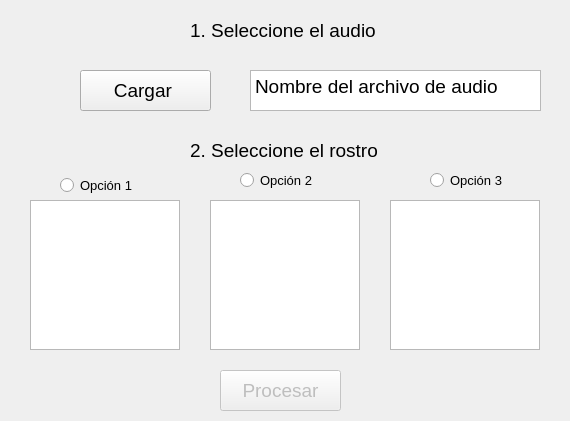
<?xml version="1.0" encoding="UTF-8"?>
<ui version="4.0">
 <class>Dialogo</class>
 <widget class="QDialog" name="Dialogo">
  <property name="enabled">
   <bool>true</bool>
  </property>
  <property name="geometry">
   <rect>
    <x>0</x>
    <y>0</y>
    <width>570</width>
    <height>421</height>
   </rect>
  </property>
  <property name="windowTitle">
   <string>Audigest</string>
  </property>
  <widget class="QPushButton" name="btn_procesar">
   <property name="enabled">
    <bool>false</bool>
   </property>
   <property name="geometry">
    <rect>
     <x>220</x>
     <y>370</y>
     <width>121</width>
     <height>41</height>
    </rect>
   </property>
   <property name="font">
    <font>
     <pointsize>14</pointsize>
    </font>
   </property>
   <property name="text">
    <string>Procesar</string>
   </property>
  </widget>
  <widget class="QTextBrowser" name="caja_texto1">
   <property name="geometry">
    <rect>
     <x>250</x>
     <y>70</y>
     <width>291</width>
     <height>41</height>
    </rect>
   </property>
   <property name="font">
    <font>
     <pointsize>12</pointsize>
    </font>
   </property>
   <property name="html">
    <string>&lt;!DOCTYPE HTML PUBLIC &quot;-//W3C//DTD HTML 4.0//EN&quot; &quot;http://www.w3.org/TR/REC-html40/strict.dtd&quot;&gt;
&lt;html&gt;&lt;head&gt;&lt;meta name=&quot;qrichtext&quot; content=&quot;1&quot; /&gt;&lt;style type=&quot;text/css&quot;&gt;
p, li { white-space: pre-wrap; }
&lt;/style&gt;&lt;/head&gt;&lt;body style=&quot; font-family:'MS Shell Dlg 2'; font-size:12pt; font-weight:400; font-style:normal;&quot;&gt;
&lt;p style=&quot; margin-top:0px; margin-bottom:0px; margin-left:0px; margin-right:0px; -qt-block-indent:0; text-indent:0px;&quot;&gt;&lt;span style=&quot; font-size:14pt;&quot;&gt;Nombre del archivo de audio&lt;/span&gt;&lt;/p&gt;&lt;/body&gt;&lt;/html&gt;</string>
   </property>
  </widget>
  <widget class="QLabel" name="lbl_texto1">
   <property name="geometry">
    <rect>
     <x>190</x>
     <y>0</y>
     <width>211</width>
     <height>61</height>
    </rect>
   </property>
   <property name="sizePolicy">
    <sizepolicy hsizetype="Preferred" vsizetype="Preferred">
     <horstretch>0</horstretch>
     <verstretch>0</verstretch>
    </sizepolicy>
   </property>
   <property name="minimumSize">
    <size>
     <width>0</width>
     <height>0</height>
    </size>
   </property>
   <property name="font">
    <font>
     <pointsize>14</pointsize>
    </font>
   </property>
   <property name="text">
    <string>1. Seleccione el audio</string>
   </property>
  </widget>
  <widget class="QLabel" name="lbl_texto2">
   <property name="geometry">
    <rect>
     <x>190</x>
     <y>120</y>
     <width>201</width>
     <height>61</height>
    </rect>
   </property>
   <property name="font">
    <font>
     <pointsize>14</pointsize>
    </font>
   </property>
   <property name="text">
    <string>2. Seleccione el rostro</string>
   </property>
  </widget>
  <widget class="QRadioButton" name="radio_btn1">
   <property name="geometry">
    <rect>
     <x>60</x>
     <y>170</y>
     <width>91</width>
     <height>31</height>
    </rect>
   </property>
   <property name="font">
    <font>
     <pointsize>10</pointsize>
    </font>
   </property>
   <property name="text">
    <string>Opción 1</string>
   </property>
  </widget>
  <widget class="QRadioButton" name="radio_btn2">
   <property name="geometry">
    <rect>
     <x>240</x>
     <y>170</y>
     <width>81</width>
     <height>21</height>
    </rect>
   </property>
   <property name="font">
    <font>
     <pointsize>10</pointsize>
    </font>
   </property>
   <property name="text">
    <string>Opción 2</string>
   </property>
  </widget>
  <widget class="QRadioButton" name="radio_btn3">
   <property name="geometry">
    <rect>
     <x>430</x>
     <y>170</y>
     <width>81</width>
     <height>21</height>
    </rect>
   </property>
   <property name="font">
    <font>
     <pointsize>10</pointsize>
    </font>
   </property>
   <property name="text">
    <string>Opción 3</string>
   </property>
  </widget>
  <widget class="QGraphicsView" name="gpc_imagen1">
   <property name="geometry">
    <rect>
     <x>30</x>
     <y>200</y>
     <width>150</width>
     <height>150</height>
    </rect>
   </property>
   <property name="sizePolicy">
    <sizepolicy hsizetype="Expanding" vsizetype="Expanding">
     <horstretch>0</horstretch>
     <verstretch>0</verstretch>
    </sizepolicy>
   </property>
  </widget>
  <widget class="QGraphicsView" name="gpc_imagen2">
   <property name="geometry">
    <rect>
     <x>210</x>
     <y>200</y>
     <width>150</width>
     <height>150</height>
    </rect>
   </property>
  </widget>
  <widget class="QGraphicsView" name="gpc_imagen3">
   <property name="geometry">
    <rect>
     <x>390</x>
     <y>200</y>
     <width>150</width>
     <height>150</height>
    </rect>
   </property>
  </widget>
  <widget class="QPushButton" name="btn_cargar">
   <property name="geometry">
    <rect>
     <x>80</x>
     <y>70</y>
     <width>131</width>
     <height>41</height>
    </rect>
   </property>
   <property name="font">
    <font>
     <pointsize>14</pointsize>
    </font>
   </property>
   <property name="text">
    <string>Cargar </string>
   </property>
  </widget>
 </widget>
 <resources/>
 <connections/>
</ui>
